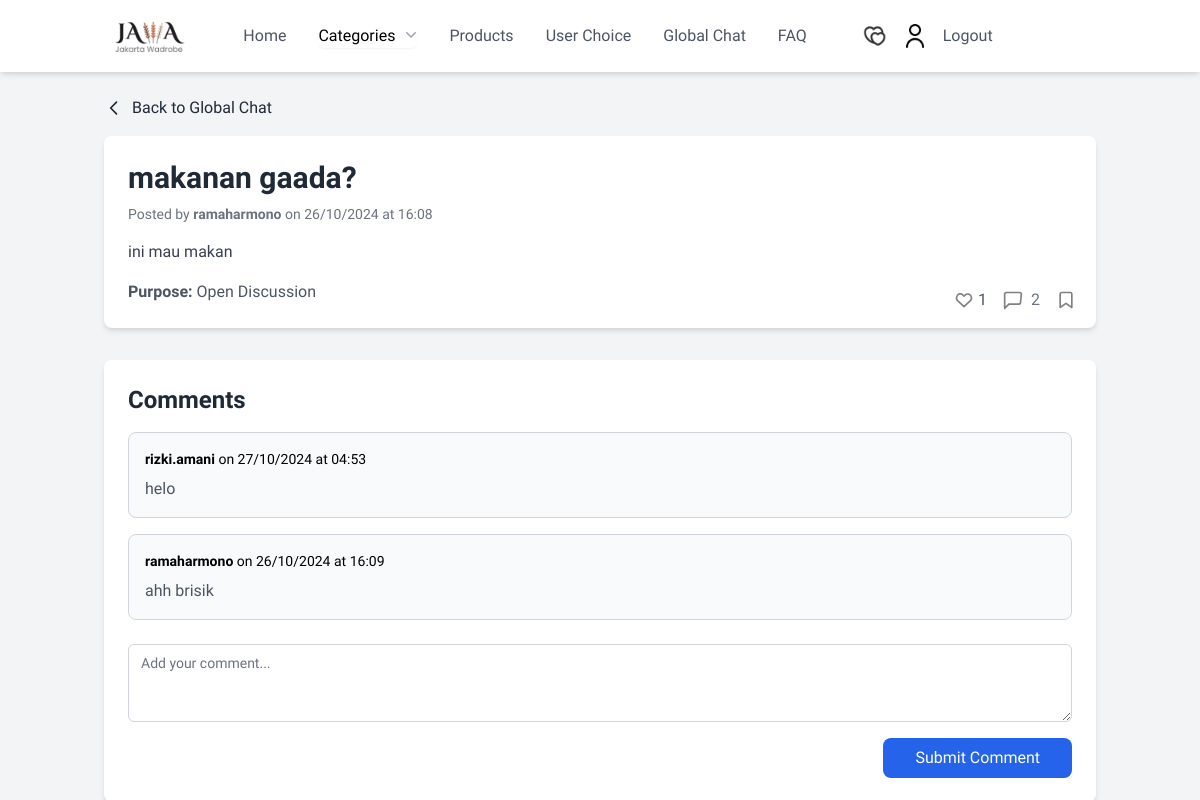
/globalChat/forum/11/ (signed in), run on the app's committed database.
### globalChat/models.py (models this page shows, shortened)
class Forum(models.Model):
    TITLE_MAX_LENGTH = 75
    PURPOSE_CHOICES = [
        ('Asking', 'Asking'),
        ('Sharing', 'Sharing'),
        ('Open Discussion', 'Open Discussion'),
        ('Other', 'Other'),
    ]
    title = models.CharField(max_length=TITLE_MAX_LENGTH)
    description = models.TextField()
    purpose = models.CharField(max_length=20, choices=PURPOSE_CHOICES)
    user = models.ForeignKey(User, on_delete=models.CASCADE)  # Connects to the Django User
    posted_time = models.DateTimeField(default=timezone.now)
    likes = models.ManyToManyField(User, related_name='forum_likes', blank=True)
    bookmarks = models.ManyToManyField(User, related_name="bookmarked_forums", blank=True)

class Comment(models.Model):
    forum = models.ForeignKey(Forum, related_name='comments', on_delete=models.CASCADE)
    user = models.ForeignKey(User, on_delete=models.CASCADE, related_name='globalchat_comments')
    text = models.TextField()
    posted_time = models.DateTimeField(default=timezone.now)

### globalChat/views.py (the view)
# urls.py: path('forum/<int:forum_id>/', views.detail_chat, name='detail_chat'),  # Routing untuk detail chat
@login_required(login_url="main:login")
def detail_chat(request, forum_id):
    forum = get_object_or_404(Forum, id=forum_id)
    comments = Comment.objects.filter(forum=forum).order_by('-posted_time')
    if request.method == 'POST':
        form = CommentForm(request.POST)
        if form.is_valid():
            comment = form.save(commit=False)
            comment.forum = forum
            comment.user = request.user  # Menyimpan user yang berkomentar
            comment.save()
            return redirect('globalChat:detail_chat', forum_id=forum.id)
    else:
        form = CommentForm()
    context = {
        'forum': forum,
        'comments': comments,
        'form': form,
    }
    return render(request, 'detail_chat.html', context)

### globalChat/forms.py
class CommentForm(forms.ModelForm):
    class Meta:
        model = Comment
        fields = ['text']
        widgets = {
            'text': forms.Textarea(attrs={
                'class': 'appearance-none rounded-none relative block w-full px-3 py-2 border border-gray-300 placeholder-gray-500 text-gray-900 rounded-md focus:outline-none focus:ring-blue-500 focus:border-blue-500 sm:text-sm',
                'placeholder': 'Add your comment...',
                'rows': 3,  # mengatur tinggi menjadi lebih kecil
                'cols': 50,  # opsional, untuk mengatur lebar
            }),
        }

### globalChat/templates/detail_chat.html (shortened to what this page needs)
<!DOCTYPE html>
<html lang="en">
<head>
    <link href="https://cdn.jsdelivr.net/npm/tailwindcss@2.2.19/dist/tailwind.min.css" rel="stylesheet">
</head>
<body class="bg-gray-100" style="font-family: 'Urbanist', sans-serif;">
    <div class="fixed top-0 left-0 right-0 z-50 bg-white shadow-md">
        {% include "navbar.html" %}
    </div>
    <div class="container mx-auto mt-24 px-4">
        <a href="{% url 'globalChat:global_chat' %}" class="flex items-center text-gray-800 hover:text-gray-300 mb-4">
            <svg xmlns="http://www.w3.org/2000/svg" class="h-5 w-5 mr-2" fill="none" viewBox="0 0 24 24" stroke="currentColor">
                <path stroke-linecap="round" stroke-linejoin="round" stroke-width="2" d="M15 19l-7-7 7-7" />
            </svg>
            Back to Global Chat
        </a>
        <div class="relative bg-white shadow-md rounded-lg p-6">
            <div class="flex justify-between items-start">
                <div>
                    <h1 class="text-3xl font-bold text-gray-800">{{ forum.title }}</h1>
                    <p class="mt-2 text-sm text-gray-500">Posted by <strong>{{ forum.user }}</strong> on {{ forum.posted_time|date:"d/m/Y"}} at {{ forum.posted_time|time:"H:i" }}</p>
                    <p class="mt-4 text-gray-700">{{ forum.description }}</p>
                    <p class="mt-4 text-gray-600"><strong>Purpose:</strong> {{ forum.purpose }}</p>
                </div>
            </div>
            <div class="absolute bottom-4 right-4 flex space-x-4 text-gray-600">
            <a href="javascript:void(0);"
            onclick="toggleLike({{ forum.id }})"
            id="like-button"
            class="flex items-center {% if request.user in forum.likes.all %}text-red-600{% else %}text-gray-600{% endif %} hover:text-red-600">
             <svg xmlns="http://www.w3.org/2000/svg" class="h-5 w-5 mr-1"
                 fill="{% if request.user in forum.likes.all %}red{% else %}none{% endif %}"
                 viewBox="0 0 24 24"
                 stroke="{% if request.user in forum.likes.all %}red{% else %}gray{% endif %}">
                 <path stroke-linecap="round" stroke-linejoin="round" stroke-width="2"
                     d="M4.318 6.318a4.5 4.5 0 000 6.364L12 20l7.682-7.318a4.5 4.5 0 10-6.364-6.364L12 7.293l-1.318-1.318a4.5 4.5 0 00-6.364 0z" />
             </svg>
             <span id="like-count">{{ forum.likes.count }}</span>
         </a>
            <a href="#" class="flex items-center text-gray-500 hover:text-gray-500">
                <svg xmlns="http://www.w3.org/2000/svg" class="h-5 w-5 mr-1" viewBox="0 0 24 24" fill="none" stroke="#808080" stroke-width="2" stroke-linecap="round" stroke-linejoin="round">
                    <path d="M21 15a2 2 0 01-2 2H7l-5 5V5a2 2 0 012-2h16a2 2 0 012 2z"></path>
                </svg>
                <span class="ml-1">{{ comments.count }}</span>
            </a>
            <a href="javascript:void(0);"
            onclick="toggleBookmark({{ forum.id }})"
            id="bookmark-button"
            class="flex items-center {% if request.user in forum.bookmarks.all %}text-blue-600{% else %}text-gray-600{% endif %} hover:text-blue-600">
                <svg xmlns="http://www.w3.org/2000/svg" class="h-5 w-5 mr-1"
                    fill="{% if request.user in forum.bookmarks.all %}blue{% else %}none{% endif %}"
                    viewBox="0 0 24 24"
                    stroke="{% if request.user in forum.bookmarks.all %}blue{% else %}gray{% endif %}">
                    <path stroke-linecap="round" stroke-linejoin="round" stroke-width="2"
                        d="M5 5v16l7-5 7 5V5a2 2 0 00-2-2H7a2 2 0 00-2 2z" />
                </svg>
            </a>
            </div>
        </div>
        <div class="mt-8 bg-white shadow-md rounded-lg p-6">
            <h2 class="text-2xl font-semibold text-gray-800">Comments</h2>
            <div class="mt-4 space-y-4">
                {% if comments %}
                    {% for comment in comments %}
                    <div class="bg-gray-50 p-4 rounded-lg border border-gray-300 relative">
                        <p class="text-sm text-black">
                            <strong>{{ comment.user }}</strong> on {{ comment.posted_time|date:"d/m/Y" }} at {{ comment.posted_time|time:"H:i" }}
                        </p>
                        <p class="text-gray-600 mt-2" style="word-break: break-word; white-space: normal;">{{ comment.text }}</p>
                    </div>
                    {% endfor %}
                {% else %}
                    <p class="text-gray-600">No comments yet. Be the first to leave a comment!</p>
                {% endif %}
            </div>
            <form action="{% url 'globalChat:detail_chat' forum.id %}" method="POST" class="mt-6">
                {{ form.text }}
                <div class="flex justify-end">
                    <button type="submit" class="bg-blue-600 text-white px-8 py-2 mt-4 rounded-lg hover:bg-blue-500">
                        Submit Comment
                    </button>
                </div>
            </form>
        </div>
</body>
</html>

### data on the page
Forum: title "makanan gaada?", user "ramaharmono", posted_time "26/10/2024", posted_time "16:08", description "ini mau makan", purpose "Open Discussion", likes.count "1"
Comment: user "rizki.amani", posted_time "27/10/2024", posted_time "04:53", text "helo"
Comment: user "ramaharmono", posted_time "26/10/2024", posted_time "16:09", text "ahh brisik"

### other printed values
{{ comments.count }} "2"
